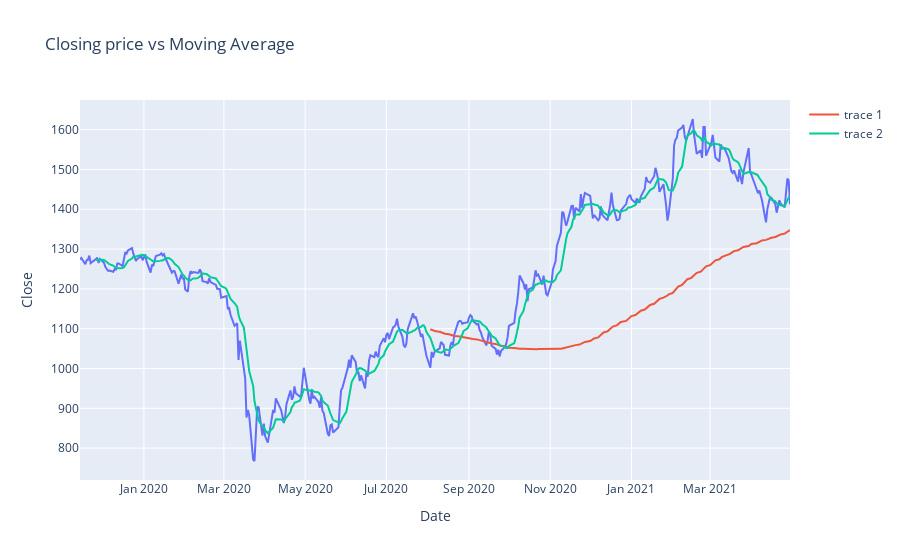

Notebook code for this chart:
### Code cell
fig=px.line(hdfc_last_year,x="Date",y="Close",title="Closing price vs Moving Average")
fig.add_scatter(x=hdfc_last_year['Date'],y=hdfc_last_year['Moving_average_180'])
fig.add_scatter(x=hdfc_last_year['Date'],y=hdfc_last_year['Moving_average_9'])
fig.show()

### Figure 1 — Plotly figure (JSON) as saved in the notebook; plotly's stock layout.template omitted (floating-point values rounded to 4 significant figures; data arrays with more than 128 entries replaced by an {"elided": "..."} marker saying what was removed)
{"data": [{"hovertemplate": "Date=%{x}<br>Close=%{y}<extra></extra>", "legendgroup": "", "line": {"color": "#636efa", "dash": "solid"}, "mode": "lines", "name": "", "orientation": "v", "showlegend": false, "type": "scatter", "x": {"elided": "365 str values"}, "xaxis": "x", "y": {"elided": "365 float values"}, "yaxis": "y"}, {"type": "scatter", "x": {"elided": "365 str values"}, "y": {"elided": "365 float values"}}, {"type": "scatter", "x": {"elided": "365 str values"}, "y": {"elided": "365 float values"}}], "layout": {"legend": {"tracegroupgap": 0}, "title": {"text": "Closing price vs Moving Average"}, "xaxis": {"anchor": "y", "domain": [0, 1], "title": {"text": "Date"}}, "yaxis": {"anchor": "x", "domain": [0, 1], "title": {"text": "Close"}}}}
